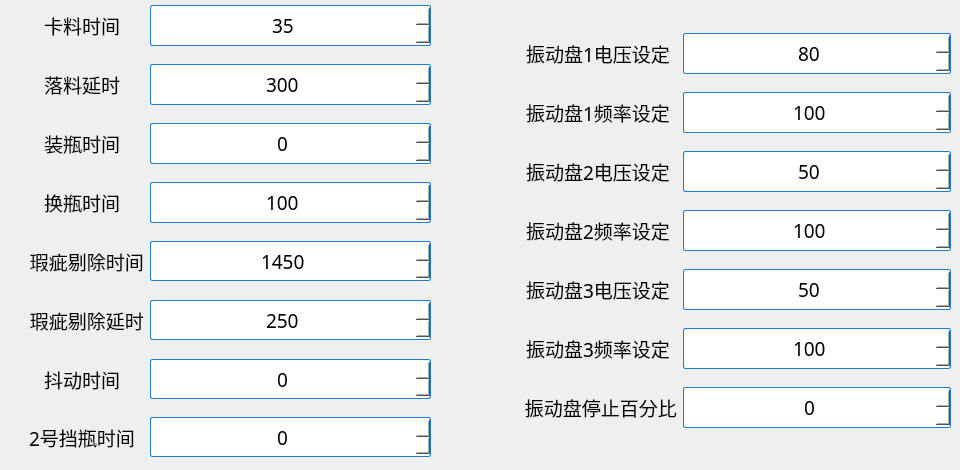
     <widget class="QWidget" name="tab_2">
      <attribute name="title">
       <string>电气参数</string>
      </attribute>
      <widget class="QWidget" name="formLayoutWidget">
       <property name="geometry">
        <rect>
         <x>20</x>
         <y>0</y>
         <width>411</width>
         <height>461</height>
        </rect>
       </property>
       <layout class="QFormLayout" name="formLayout_2">
        <property name="fieldGrowthPolicy">
         <enum>QFormLayout::AllNonFixedFieldsGrow</enum>
        </property>
        <property name="rowWrapPolicy">
         <enum>QFormLayout::DontWrapRows</enum>
        </property>
        <property name="labelAlignment">
         <set>Qt::AlignCenter</set>
        </property>
        <property name="formAlignment">
         <set>Qt::AlignCenter</set>
        </property>
        <property name="horizontalSpacing">
         <number>6</number>
        </property>
        <property name="verticalSpacing">
         <number>18</number>
        </property>
        <item row="0" column="0">
         <widget class="QLabel" name="label_34">
          <property name="minimumSize">
           <size>
            <width>120</width>
            <height>41</height>
           </size>
          </property>
          <property name="font">
           <font>
            <family>微软雅黑</family>
            <pointsize>14</pointsize>
           </font>
          </property>
          <property name="text">
           <string>卡料时间</string>
          </property>
          <property name="alignment">
           <set>Qt::AlignCenter</set>
          </property>
         </widget>
        </item>
        <item row="0" column="1">
         <widget class="UnitSpainBox" name="cutTimeBox">
          <property name="minimumSize">
           <size>
            <width>120</width>
            <height>41</height>
           </size>
          </property>
          <property name="font">
           <font>
            <family>微软雅黑</family>
            <pointsize>14</pointsize>
           </font>
          </property>
          <property name="styleSheet">
           <string notr="true">QSpinBox{
	border: 1px solid #1c7ed6;
	border-radius: 2px;
	background-color: white;
}

QSpinBox::up-button{
	subcontrol-origin: border;
	subcontrol-position: right;
	width: 0px;
	height: 20px;
	
	background-image: url(:/ico/hmi/add_right.png);
}

QSpinBox::up-button:hover{
	
	background-image: url(:/ico/hmi/add_right(1).png);
}

QSpinBox::down-button{
	subcontrol-origin: border;
	subcontrol-position: left;
	width: 0px;
	height: 20px;

	background-image: url(:/ico/hmi/add_left.png);
}

QSpinBox::down-button:hover{
	
	background-image: url(:/ico/hmi/add_left(1).png);
}</string>
          </property>
          <property name="alignment">
           <set>Qt::AlignCenter</set>
          </property>
          <property name="maximum">
           <number>10000</number>
          </property>
          <property name="value">
           <number>35</number>
          </property>
         </widget>
        </item>
        <item row="1" column="0">
         <widget class="QLabel" name="label_35">
          <property name="minimumSize">
           <size>
            <width>120</width>
            <height>41</height>
           </size>
          </property>
          <property name="font">
           <font>
            <family>微软雅黑</family>
            <pointsize>14</pointsize>
            <weight>50</weight>
            <bold>false</bold>
           </font>
          </property>
          <property name="text">
           <string>落料延时</string>
          </property>
          <property name="alignment">
           <set>Qt::AlignCenter</set>
          </property>
         </widget>
        </item>
        <item row="1" column="1">
         <widget class="UnitSpainBox" name="fallTimeBox">
          <property name="minimumSize">
           <size>
            <width>120</width>
            <height>41</height>
           </size>
          </property>
          <property name="font">
           <font>
            <family>微软雅黑</family>
            <pointsize>14</pointsize>
           </font>
          </property>
          <property name="styleSheet">
           <string notr="true">QSpinBox{
	border: 1px solid #1c7ed6;
	border-radius: 2px;
	background-color: white;
}

QSpinBox::up-button{
	subcontrol-origin: border;
	subcontrol-position: right;
	width: 0px;
	height: 20px;
	
	background-image: url(:/ico/hmi/add_right.png);
}

QSpinBox::up-button:hover{
	
	background-image: url(:/ico/hmi/add_right(1).png);
}

QSpinBox::down-button{
	subcontrol-origin: border;
	subcontrol-position: left;
	width: 0px;
	height: 20px;

	background-image: url(:/ico/hmi/add_left.png);
}

QSpinBox::down-button:hover{
	
	background-image: url(:/ico/hmi/add_left(1).png);
}</string>
          </property>
          <property name="alignment">
           <set>Qt::AlignCenter</set>
          </property>
          <property name="maximum">
           <number>10000</number>
          </property>
          <property name="value">
           <number>300</number>
          </property>
         </widget>
        </item>
        <item row="2" column="0">
         <widget class="QLabel" name="label_49">
          <property name="minimumSize">
           <size>
            <width>120</width>
            <height>41</height>
           </size>
          </property>
          <property name="font">
           <font>
            <family>微软雅黑</family>
            <pointsize>14</pointsize>
            <weight>50</weight>
            <bold>false</bold>
           </font>
          </property>
          <property name="text">
           <string>装瓶时间</string>
          </property>
          <property name="alignment">
           <set>Qt::AlignCenter</set>
          </property>
         </widget>
        </item>
        <item row="2" column="1">
         <widget class="UnitSpainBox" name="loadTimeBox">
          <property name="minimumSize">
           <size>
            <width>0</width>
            <height>41</height>
           </size>
          </property>
          <property name="font">
           <font>
            <family>微软雅黑</family>
            <pointsize>14</pointsize>
           </font>
          </property>
          <property name="styleSheet">
           <string notr="true">QSpinBox{
	border: 1px solid #1c7ed6;
	border-radius: 2px;
	background-color: white;
}

QSpinBox::up-button{
	subcontrol-origin: border;
	subcontrol-position: right;
	width: 0px;
	height: 20px;
	
	background-image: url(:/ico/hmi/add_right.png);
}

QSpinBox::up-button:hover{
	
	background-image: url(:/ico/hmi/add_right(1).png);
}

QSpinBox::down-button{
	subcontrol-origin: border;
	subcontrol-position: left;
	width: 0px;
	height: 20px;

	background-image: url(:/ico/hmi/add_left.png);
}

QSpinBox::down-button:hover{
	
	background-image: url(:/ico/hmi/add_left(1).png);
}</string>
          </property>
          <property name="alignment">
           <set>Qt::AlignCenter</set>
          </property>
          <property name="maximum">
           <number>99999</number>
          </property>
         </widget>
        </item>
        <item row="3" column="0">
         <widget class="QLabel" name="label_36">
          <property name="minimumSize">
           <size>
            <width>120</width>
            <height>41</height>
           </size>
          </property>
          <property name="font">
           <font>
            <family>微软雅黑</family>
            <pointsize>14</pointsize>
           </font>
          </property>
          <property name="text">
           <string>换瓶时间</string>
          </property>
          <property name="alignment">
           <set>Qt::AlignCenter</set>
          </property>
         </widget>
        </item>
        <item row="3" column="1">
         <widget class="UnitSpainBox" name="bufferTimeBox">
          <property name="minimumSize">
           <size>
            <width>120</width>
            <height>41</height>
           </size>
          </property>
          <property name="font">
           <font>
            <family>微软雅黑</family>
            <pointsize>14</pointsize>
           </font>
          </property>
          <property name="styleSheet">
           <string notr="true">QSpinBox{
	border: 1px solid #1c7ed6;
	border-radius: 2px;
	background-color: white;
}

QSpinBox::up-button{
	subcontrol-origin: border;
	subcontrol-position: right;
	width: 0px;
	height: 20px;
	
	background-image: url(:/ico/hmi/add_right.png);
}

QSpinBox::up-button:hover{
	
	background-image: url(:/ico/hmi/add_right(1).png);
}

QSpinBox::down-button{
	subcontrol-origin: border;
	subcontrol-position: left;
	width: 0px;
	height: 20px;

	background-image: url(:/ico/hmi/add_left.png);
}

QSpinBox::down-button:hover{
	
	background-image: url(:/ico/hmi/add_left(1).png);
}</string>
          </property>
          <property name="alignment">
           <set>Qt::AlignCenter</set>
          </property>
          <property name="maximum">
           <number>10000</number>
          </property>
          <property name="value">
           <number>100</number>
          </property>
         </widget>
        </item>
        <item row="4" column="0">
         <widget class="QLabel" name="label_39">
          <property name="minimumSize">
           <size>
            <width>120</width>
            <height>41</height>
           </size>
          </property>
          <property name="font">
           <font>
            <family>微软雅黑</family>
            <pointsize>14</pointsize>
           </font>
          </property>
          <property name="text">
           <string>  瑕疵剔除时间</string>
          </property>
          <property name="alignment">
           <set>Qt::AlignCenter</set>
          </property>
         </widget>
        </item>
        <item row="4" column="1">
         <widget class="UnitSpainBox" name="removeOutBox">
          <property name="minimumSize">
           <size>
            <width>120</width>
            <height>40</height>
           </size>
          </property>
          <property name="font">
           <font>
            <family>微软雅黑</family>
            <pointsize>14</pointsize>
           </font>
          </property>
          <property name="styleSheet">
           <string notr="true">QSpinBox{
	border: 1px solid #1c7ed6;
	border-radius: 2px;
	background-color: white;
}

QSpinBox::up-button{
	subcontrol-origin: border;
	subcontrol-position: right;
	width: 0px;
	height: 20px;
	
	background-image: url(:/ico/hmi/add_right.png);
}

QSpinBox::up-button:hover{
	
	background-image: url(:/ico/hmi/add_right(1).png);
}

QSpinBox::down-button{
	subcontrol-origin: border;
	subcontrol-position: left;
	width: 0px;
	height: 20px;

	background-image: url(:/ico/hmi/add_left.png);
}

QSpinBox::down-button:hover{
	
	background-image: url(:/ico/hmi/add_left(1).png);
}</string>
          </property>
          <property name="alignment">
           <set>Qt::AlignCenter</set>
          </property>
          <property name="maximum">
           <number>10000</number>
          </property>
          <property name="value">
           <number>1450</number>
          </property>
         </widget>
        </item>
        <item row="5" column="0">
         <widget class="QLabel" name="label_40">
          <property name="minimumSize">
           <size>
            <width>120</width>
            <height>41</height>
           </size>
          </property>
          <property name="font">
           <font>
            <family>微软雅黑</family>
            <pointsize>14</pointsize>
           </font>
          </property>
          <property name="text">
           <string>  瑕疵剔除延时</string>
          </property>
          <property name="alignment">
           <set>Qt::AlignCenter</set>
          </property>
         </widget>
        </item>
        <item row="5" column="1">
         <widget class="UnitSpainBox" name="removeBackBox">
          <property name="minimumSize">
           <size>
            <width>120</width>
            <height>40</height>
           </size>
          </property>
          <property name="font">
           <font>
            <family>微软雅黑</family>
            <pointsize>14</pointsize>
           </font>
          </property>
          <property name="styleSheet">
           <string notr="true">QSpinBox{
	border: 1px solid #1c7ed6;
	border-radius: 2px;
	background-color: white;
}

QSpinBox::up-button{
	subcontrol-origin: border;
	subcontrol-position: right;
	width: 0px;
	height: 20px;
	
	background-image: url(:/ico/hmi/add_right.png);
}

QSpinBox::up-button:hover{
	
	background-image: url(:/ico/hmi/add_right(1).png);
}

QSpinBox::down-button{
	subcontrol-origin: border;
	subcontrol-position: left;
	width: 0px;
	height: 20px;

	background-image: url(:/ico/hmi/add_left.png);
}

QSpinBox::down-button:hover{
	
	background-image: url(:/ico/hmi/add_left(1).png);
}</string>
          </property>
          <property name="alignment">
           <set>Qt::AlignCenter</set>
          </property>
          <property name="maximum">
           <number>10000</number>
          </property>
          <property name="value">
           <number>250</number>
          </property>
         </widget>
        </item>
        <item row="6" column="1">
         <widget class="UnitSpainBox" name="shakeTimeBox">
          <property name="minimumSize">
           <size>
            <width>120</width>
            <height>40</height>
           </size>
          </property>
          <property name="font">
           <font>
            <family>微软雅黑</family>
            <pointsize>14</pointsize>
           </font>
          </property>
          <property name="styleSheet">
           <string notr="true">QSpinBox{
	border: 1px solid #1c7ed6;
	border-radius: 2px;
	background-color: white;
}

QSpinBox::up-button{
	subcontrol-origin: border;
	subcontrol-position: right;
	width: 0px;
	height: 20px;
	
	background-image: url(:/ico/hmi/add_right.png);
}

QSpinBox::up-button:hover{
	
	background-image: url(:/ico/hmi/add_right(1).png);
}

QSpinBox::down-button{
	subcontrol-origin: border;
	subcontrol-position: left;
	width: 0px;
	height: 20px;

	background-image: url(:/ico/hmi/add_left.png);
}

QSpinBox::down-button:hover{
	
	background-image: url(:/ico/hmi/add_left(1).png);
}</string>
          </property>
          <property name="alignment">
           <set>Qt::AlignCenter</set>
          </property>
          <property name="maximum">
           <number>999999</number>
          </property>
         </widget>
        </item>
        <item row="6" column="0">
         <widget class="QLabel" name="label_37">
          <property name="font">
           <font>
            <family>微软雅黑</family>
            <pointsize>14</pointsize>
           </font>
          </property>
          <property name="text">
           <string>抖动时间</string>
          </property>
         </widget>
        </item>
        <item row="7" column="1">
         <widget class="UnitSpainBox" name="blockTwoBox">
          <property name="minimumSize">
           <size>
            <width>120</width>
            <height>40</height>
           </size>
          </property>
          <property name="font">
           <font>
            <family>微软雅黑</family>
            <pointsize>14</pointsize>
           </font>
          </property>
          <property name="styleSheet">
           <string notr="true">QSpinBox{
	border: 1px solid #1c7ed6;
	border-radius: 2px;
	background-color: white;
}

QSpinBox::up-button{
	subcontrol-origin: border;
	subcontrol-position: right;
	width: 0px;
	height: 20px;
	
	background-image: url(:/ico/hmi/add_right.png);
}

QSpinBox::up-button:hover{
	
	background-image: url(:/ico/hmi/add_right(1).png);
}

QSpinBox::down-button{
	subcontrol-origin: border;
	subcontrol-position: left;
	width: 0px;
	height: 20px;

	background-image: url(:/ico/hmi/add_left.png);
}

QSpinBox::down-button:hover{
	
	background-image: url(:/ico/hmi/add_left(1).png);
}</string>
          </property>
          <property name="alignment">
           <set>Qt::AlignCenter</set>
          </property>
          <property name="maximum">
           <number>99999</number>
          </property>
         </widget>
        </item>
        <item row="7" column="0">
         <widget class="QLabel" name="label_38">
          <property name="font">
           <font>
            <family>微软雅黑</family>
            <pointsize>14</pointsize>
           </font>
          </property>
          <property name="text">
           <string>2号挡瓶时间</string>
          </property>
         </widget>
        </item>
       </layout>
      </widget>
      <widget class="QWidget" name="formLayoutWidget_2">
       <property name="geometry">
        <rect>
         <x>520</x>
         <y>0</y>
         <width>431</width>
         <height>461</height>
        </rect>
       </property>
       <layout class="QFormLayout" name="formLayout_3">
        <property name="fieldGrowthPolicy">
         <enum>QFormLayout::AllNonFixedFieldsGrow</enum>
        </property>
        <property name="rowWrapPolicy">
         <enum>QFormLayout::DontWrapRows</enum>
        </property>
        <property name="labelAlignment">
         <set>Qt::AlignCenter</set>
        </property>
        <property name="formAlignment">
         <set>Qt::AlignCenter</set>
        </property>
        <property name="horizontalSpacing">
         <number>6</number>
        </property>
        <property name="verticalSpacing">
         <number>18</number>
        </property>
        <item row="0" column="0">
         <widget class="QLabel" name="label_41">
          <property name="minimumSize">
           <size>
            <width>120</width>
            <height>41</height>
           </size>
          </property>
          <property name="font">
           <font>
            <family>微软雅黑</family>
            <pointsize>14</pointsize>
           </font>
          </property>
          <property name="text">
           <string>振动盘1电压设定</string>
          </property>
          <property name="alignment">
           <set>Qt::AlignCenter</set>
          </property>
         </widget>
        </item>
        <item row="0" column="1">
         <widget class="UnitSpainBox" name="shaker1VBox">
          <property name="minimumSize">
           <size>
            <width>120</width>
            <height>41</height>
           </size>
          </property>
          <property name="font">
           <font>
            <family>微软雅黑</family>
            <pointsize>14</pointsize>
           </font>
          </property>
          <property name="styleSheet">
           <string notr="true">QSpinBox{
	border: 1px solid #1c7ed6;
	border-radius: 2px;
	background-color: white;
}

QSpinBox::up-button{
	subcontrol-origin: border;
	subcontrol-position: right;
	width: 0px;
	height: 20px;
	
	background-image: url(:/ico/hmi/add_right.png);
}

QSpinBox::up-button:hover{
	
	background-image: url(:/ico/hmi/add_right(1).png);
}

QSpinBox::down-button{
	subcontrol-origin: border;
	subcontrol-position: left;
	width: 0px;
	height: 20px;

	background-image: url(:/ico/hmi/add_left.png);
}

QSpinBox::down-button:hover{
	
	background-image: url(:/ico/hmi/add_left(1).png);
}</string>
          </property>
          <property name="alignment">
           <set>Qt::AlignCenter</set>
          </property>
          <property name="maximum">
           <number>150</number>
          </property>
          <property name="value">
           <number>80</number>
          </property>
         </widget>
        </item>
        <item row="1" column="0">
         <widget class="QLabel" name="label_42">
          <property name="minimumSize">
           <size>
            <width>120</width>
            <height>41</height>
           </size>
          </property>
          <property name="font">
           <font>
            <family>微软雅黑</family>
            <pointsize>14</pointsize>
           </font>
          </property>
          <property name="text">
           <string>振动盘1频率设定</string>
          </property>
          <property name="alignment">
           <set>Qt::AlignCenter</set>
          </property>
         </widget>
        </item>
        <item row="1" column="1">
         <widget class="UnitSpainBox" name="shaker1HzBox">
          <property name="minimumSize">
           <size>
            <width>120</width>
            <height>41</height>
           </size>
          </property>
          <property name="font">
           <font>
            <family>微软雅黑</family>
            <pointsize>14</pointsize>
           </font>
          </property>
          <property name="styleSheet">
           <string notr="true">QSpinBox{
	border: 1px solid #1c7ed6;
	border-radius: 2px;
	background-color: white;
}

QSpinBox::up-button{
	subcontrol-origin: border;
	subcontrol-position: right;
	width: 0px;
	height: 20px;
	
	background-image: url(:/ico/hmi/add_right.png);
}

QSpinBox::up-button:hover{
	
	background-image: url(:/ico/hmi/add_right(1).png);
}

QSpinBox::down-button{
	subcontrol-origin: border;
	subcontrol-position: left;
	width: 0px;
	height: 20px;

	background-image: url(:/ico/hmi/add_left.png);
}

QSpinBox::down-button:hover{
	
	background-image: url(:/ico/hmi/add_left(1).png);
}</string>
          </property>
          <property name="alignment">
           <set>Qt::AlignCenter</set>
          </property>
          <property name="maximum">
           <number>100</number>
          </property>
          <property name="value">
           <number>100</number>
          </property>
         </widget>
        </item>
        <item row="2" column="0">
         <widget class="QLabel" name="label_43">
          <property name="minimumSize">
           <size>
            <width>120</width>
            <height>41</height>
           </size>
          </property>
          <property name="font">
           <font>
            <family>微软雅黑</family>
            <pointsize>14</pointsize>
           </font>
          </property>
          <property name="text">
           <string>振动盘2电压设定</string>
          </property>
          <property name="alignment">
           <set>Qt::AlignCenter</set>
          </property>
         </widget>
        </item>
        <item row="2" column="1">
         <widget class="UnitSpainBox" name="shaker2VBox">
          <property name="minimumSize">
           <size>
            <width>120</width>
            <height>41</height>
           </size>
          </property>
          <property name="font">
           <font>
            <family>微软雅黑</family>
            <pointsize>14</pointsize>
           </font>
          </property>
          <property name="styleSheet">
           <string notr="true">QSpinBox{
	border: 1px solid #1c7ed6;
	border-radius: 2px;
	background-color: white;
}

QSpinBox::up-button{
	subcontrol-origin: border;
	subcontrol-position: right;
	width: 0px;
	height: 20px;
	
	background-image: url(:/ico/hmi/add_right.png);
}

QSpinBox::up-button:hover{
	
	background-image: url(:/ico/hmi/add_right(1).png);
}

QSpinBox::down-button{
	subcontrol-origin: border;
	subcontrol-position: left;
	width: 0px;
	height: 20px;

	background-image: url(:/ico/hmi/add_left.png);
}

QSpinBox::down-button:hover{
	
	background-image: url(:/ico/hmi/add_left(1).png);
}</string>
          </property>
          <property name="alignment">
           <set>Qt::AlignCenter</set>
          </property>
          <property name="maximum">
           <number>150</number>
          </property>
          <property name="value">
           <number>50</number>
          </property>
         </widget>
        </item>
        <item row="3" column="0">
         <widget class="QLabel" name="label_44">
          <property name="minimumSize">
           <size>
            <width>120</width>
            <height>41</height>
           </size>
          </property>
          <property name="font">
           <font>
            <family>微软雅黑</family>
            <pointsize>14</pointsize>
           </font>
          </property>
          <property name="text">
           <string>振动盘2频率设定</string>
          </property>
          <property name="alignment">
           <set>Qt::AlignCenter</set>
          </property>
         </widget>
        </item>
        <item row="3" column="1">
         <widget class="UnitSpainBox" name="shaker2HzBox">
          <property name="minimumSize">
           <size>
            <width>120</width>
            <height>41</height>
           </size>
          </property>
          <property name="font">
           <font>
            <family>微软雅黑</family>
            <pointsize>14</pointsize>
           </font>
          </property>
          <property name="styleSheet">
           <string notr="true">QSpinBox{
	border: 1px solid #1c7ed6;
	border-radius: 2px;
	background-color: white;
}

QSpinBox::up-button{
	subcontrol-origin: border;
	subcontrol-position: right;
	width: 0px;
	height: 20px;
	
	background-image: url(:/ico/hmi/add_right.png);
}

QSpinBox::up-button:hover{
	
	background-image: url(:/ico/hmi/add_right(1).png);
}

QSpinBox::down-button{
	subcontrol-origin: border;
	subcontrol-position: left;
	width: 0px;
	height: 20px;

	background-image: url(:/ico/hmi/add_left.png);
}

QSpinBox::down-button:hover{
	
	background-image: url(:/ico/hmi/add_left(1).png);
}</string>
          </property>
          <property name="alignment">
           <set>Qt::AlignCenter</set>
          </property>
          <property name="maximum">
           <number>100</number>
          </property>
          <property name="value">
           <number>100</number>
          </property>
         </widget>
        </item>
        <item row="4" column="0">
         <widget class="QLabel" name="label_45">
          <property name="minimumSize">
           <size>
            <width>120</width>
            <height>41</height>
           </size>
          </property>
          <property name="font">
           <font>
            <family>微软雅黑</family>
            <pointsize>14</pointsize>
           </font>
          </property>
          <property name="text">
           <string>振动盘3电压设定</string>
          </property>
          <property name="alignment">
           <set>Qt::AlignCenter</set>
          </property>
         </widget>
        </item>
        <item row="4" column="1">
         <widget class="UnitSpainBox" name="shaker3VBox">
          <property name="minimumSize">
           <size>
            <width>120</width>
            <height>41</height>
           </size>
          </property>
          <property name="font">
           <font>
            <family>微软雅黑</family>
            <pointsize>14</pointsize>
           </font>
          </property>
          <property name="styleSheet">
           <string notr="true">QSpinBox{
	border: 1px solid #1c7ed6;
	border-radius: 2px;
	background-color: white;
}

QSpinBox::up-button{
	subcontrol-origin: border;
	subcontrol-position: right;
	width: 0px;
	height: 20px;
	
	background-image: url(:/ico/hmi/add_right.png);
}

QSpinBox::up-button:hover{
	
	background-image: url(:/ico/hmi/add_right(1).png);
}

QSpinBox::down-button{
	subcontrol-origin: border;
	subcontrol-position: left;
	width: 0px;
	height: 20px;

	background-image: url(:/ico/hmi/add_left.png);
}

QSpinBox::down-button:hover{
	
	background-image: url(:/ico/hmi/add_left(1).png);
}</string>
          </property>
          <property name="alignment">
           <set>Qt::AlignCenter</set>
          </property>
          <property name="maximum">
           <number>150</number>
          </property>
          <property name="value">
           <number>50</number>
          </property>
         </widget>
        </item>
        <item row="5" column="0">
         <widget class="QLabel" name="label_46">
          <property name="minimumSize">
           <size>
            <width>120</width>
            <height>41</height>
           </size>
          </property>
          <property name="font">
           <font>
            <family>微软雅黑</family>
            <pointsize>14</pointsize>
           </font>
          </property>
          <property name="text">
           <string>振动盘3频率设定</string>
          </property>
          <property name="alignment">
           <set>Qt::AlignCenter</set>
          </property>
         </widget>
        </item>
        <item row="5" column="1">
         <widget class="UnitSpainBox" name="shaker3HzBox">
          <property name="minimumSize">
           <size>
            <width>120</width>
            <height>41</height>
           </size>
          </property>
          <property name="font">
           <font>
            <family>微软雅黑</family>
            <pointsize>14</pointsize>
           </font>
          </property>
          <property name="styleSheet">
           <string notr="true">QSpinBox{
	border: 1px solid #1c7ed6;
	border-radius: 2px;
	background-color: white;
}

QSpinBox::up-button{
	subcontrol-origin: border;
	subcontrol-position: right;
	width: 0px;
	height: 20px;
	
	background-image: url(:/ico/hmi/add_right.png);
}

QSpinBox::up-button:hover{
	
	background-image: url(:/ico/hmi/add_right(1).png);
}

QSpinBox::down-button{
	subcontrol-origin: border;
	subcontrol-position: left;
	width: 0px;
	height: 20px;

	background-image: url(:/ico/hmi/add_left.png);
}

QSpinBox::down-button:hover{
	
	background-image: url(:/ico/hmi/add_left(1).png);
}</string>
          </property>
          <property name="alignment">
           <set>Qt::AlignCenter</set>
          </property>
          <property name="maximum">
           <number>100</number>
          </property>
          <property name="value">
           <number>100</number>
          </property>
         </widget>
        </item>
        <item row="6" column="0">
         <widget class="QLabel" name="label_50">
          <property name="minimumSize">
           <size>
            <width>120</width>
            <height>41</height>
           </size>
          </property>
          <property name="font">
           <font>
            <family>微软雅黑</family>
            <pointsize>14</pointsize>
            <weight>50</weight>
            <bold>false</bold>
           </font>
          </property>
          <property name="text">
           <string> 振动盘停止百分比</string>
          </property>
          <property name="alignment">
           <set>Qt::AlignCenter</set>
          </property>
         </widget>
        </item>
        <item row="6" column="1">
         <widget class="UnitSpainBox" name="stopRateBox">
          <property name="minimumSize">
           <size>
            <width>0</width>
            <height>41</height>
           </size>
          </property>
          <property name="font">
           <font>
            <family>微软雅黑</family>
            <pointsize>14</pointsize>
           </font>
          </property>
          <property name="styleSheet">
           <string notr="true">QSpinBox{
	border: 1px solid #1c7ed6;
	border-radius: 2px;
	background-color: white;
}

QSpinBox::up-button{
	subcontrol-origin: border;
	subcontrol-position: right;
	width: 0px;
	height: 20px;
	
	background-image: url(:/ico/hmi/add_right.png);
}

QSpinBox::up-button:hover{
	
	background-image: url(:/ico/hmi/add_right(1).png);
}

QSpinBox::down-button{
	subcontrol-origin: border;
	subcontrol-position: left;
	width: 0px;
	height: 20px;

	background-image: url(:/ico/hmi/add_left.png);
}

QSpinBox::down-button:hover{
	
	background-image: url(:/ico/hmi/add_left(1).png);
}</string>
          </property>
          <property name="alignment">
           <set>Qt::AlignCenter</set>
          </property>
          <property name="maximum">
           <number>100</number>
          </property>
         </widget>
        </item>
       </layout>
      </widget>
     </widget>
